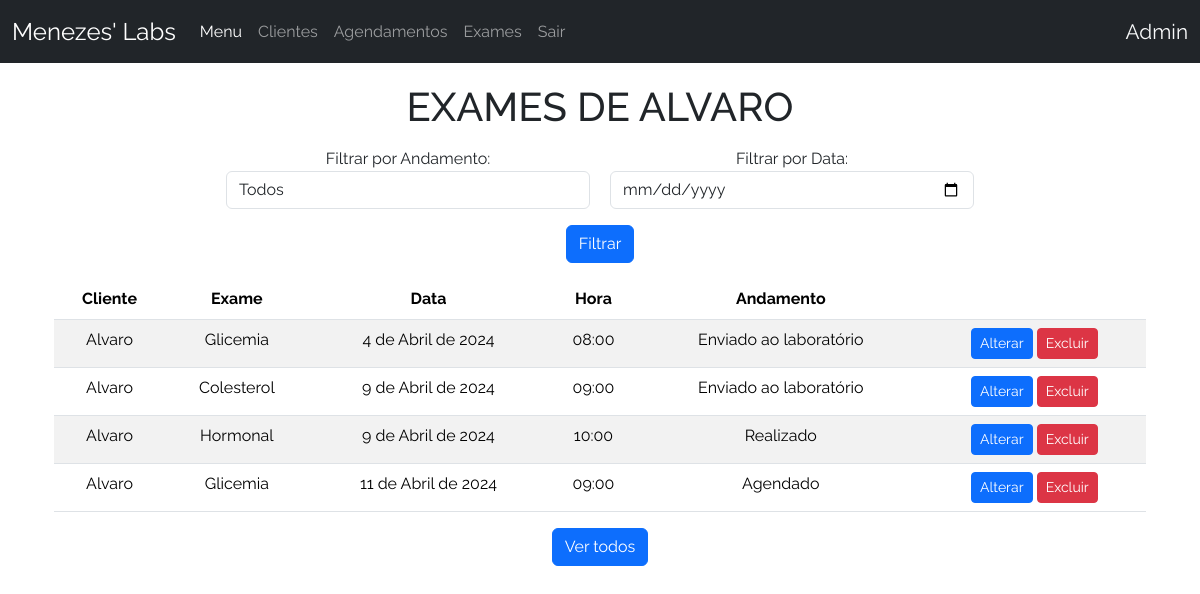
The app's page /usuarios-admin/detalhes/4/ (signed in) with its own data.
### crud/models.py (models this page shows, shortened)
class Base(models.Model):
    criado = models.DateTimeField(verbose_name ='Criado em',auto_now_add=True)
    modificado = models.DateTimeField(verbose_name ='Modificado em',auto_now=True)
    ativo = models.BooleanField(verbose_name ='Ativo?',default=True)
    class Meta:
        abstract = True

class AgendamentoExame(Base):
    exame = models.ForeignKey(Exame,verbose_name='Exame',on_delete=models.CASCADE)
    data = models.DateField('Data',auto_now=False,auto_now_add=False)
    usuario = models.ForeignKey(User,verbose_name='Usuário',on_delete=models.CASCADE)
    HORARIO_CHOICES = (
    ('07:00', '07:00'),
    ('08:00', '08:00'),
    ('09:00', '09:00'),
    ('10:00', '10:00'),
    ('11:00', '11:00'),
    ('13:00', '13:00'),
    ('14:00', '14:00'),
    ('15:00', '15:00'),
    ('16:00', '16:00'),
    ('17:00', '17:00'),
)
    ANDAMENTO_CHOICES = (
        ('Agendado', 'Agendado'),
        ('Realizado', 'Realizado'),
        ('Enviado ao laboratório', 'Enviado ao laboratório'),
        ('Concluído', 'Concluído'),
        ('Cancelado', 'Cancelado'),
    )
    horario = models.CharField(verbose_name ='Horário', max_length = 5 ,choices=HORARIO_CHOICES)
    andamento = models.CharField(verbose_name ='Andamento',max_length=30,choices=ANDAMENTO_CHOICES,default='Agendado')
    resultado = models.FileField('Resultado',upload_to='pdfs/',null=True,blank=True)
    class Meta:
        verbose_name = 'Agendamento'
        verbose_name_plural = 'Agendamentos'
        ordering = ['data','horario']

class Exame(Base):
    nome = models.CharField('Nome',max_length=100)
    def __str__(self):
        return self.nome
    class Meta:
        verbose_name = 'Exame'
        verbose_name_plural = 'Exames'
        ordering = ['nome']

### crud/views.py (the view)
# urls.py: path('usuarios-admin/detalhes/<int:pk>/', AdminUserDetailView.as_view(), name='usuarios_detail_admin'),
class AdminUserDetailView(UserPassesTestMixin, DetailView):
    model = User
    template_name = 'adm/cliente/detail.html'
    context_object_name = 'usuario'
    def test_func(self):
        return self.request.user.is_superuser
    def get_context_data(self, **kwargs):
        context = super().get_context_data(**kwargs)
        filtro_andamento = self.request.GET.get('filtro_andamento')
        filtro_data = self.request.GET.get('filtro_data')
        usuario = self.get_object()
        agendamentos = usuario.agendamentoexame_set.all()
        if filtro_andamento:
            agendamentos = agendamentos.filter(andamento=filtro_andamento)
        if filtro_data:
            agendamentos = agendamentos.filter(data=filtro_data)
        context['usuario_nome'] = usuario.username.capitalize()
        context['agendamentos'] = agendamentos
        context['user'] = self.request.user
        return context

### crud/templates/adm/cliente/detail.html (shortened to what this page needs)
{% extends 'base.html' %}
{% block content %}
<main style="text-align: center;">
    <h1 class="mt-1">Exames de {{usuario_nome}}</h1>
    <div class="container mt-3 ">
        <form class="mb-3" method="get" action="">
            <div class="form-row" style="display: flex; gap:20px; justify-content: center;">
                <div class="col-md-4 mb-3">
                    <label for="filtro_andamento">Filtrar por Andamento:</label>
                    <select class="form-control" name="filtro_andamento" id="filtro_andamento">
                        <option value="">Todos</option>
                    </select>
                </div>
                <div class="col-md-4 mb-3">
                    <label for="filtro_data">Filtrar por Data:</label>
                    <input type="date" class="form-control" name="filtro_data" id="filtro_data">
                </div>
            </div>
            <button type="submit" class="btn btn-primary">Filtrar</button>
        </form>
        <table class="table table-striped">
            <thead>
                <tr>
                    <th><strong>Cliente</strong></th>
                    <th><strong>Exame</strong></th>
                    <th><strong>Data</strong></th>
                    <th><strong>Hora</strong></th>
                    <th><strong>Andamento</strong></th>
                    <th><strong><Açoes/strong></th>
                </tr>
            </thead>
            <tbody>
                {% for agendamento in agendamentos %}
                <tr>
                    <td>{{ agendamento.usuario|capfirst }}</td>
                    <td>{{ agendamento.exame }}</td>
                    <td>{{ agendamento.data }}</td>
                    <td>{{ agendamento.horario }}</td>
                    <td>{{ agendamento.andamento }}</td>
                    <td>
                        <a href="{% url 'update_admin' pk=agendamento.pk %}" class="btn btn-primary btn-sm">Alterar</a>
                        <a href="{% url 'delete_admin' pk=agendamento.pk %}" class="btn btn-danger btn-sm">Excluir</a>
                    </td>
                </tr>
                {% endfor %}
            </tbody>
        </table>
        <a class="btn btn-primary mb-4" href="{% url 'usuarios_admin' %}">Ver todos</a>
    </div>
</main>
{% endblock %}

### crud/templates/componentes/navbar.html (shortened to what this page needs)
<nav class="navbar navbar-expand-lg navbar-dark bg-dark">
  <div class="container-fluid">
    <a class="navbar-brand" style="font-size: 1.5em;" href="{% url 'index' %}">Menezes' Labs</a>
    <div class="collapse navbar-collapse" id="navbarText">
      <ul class="navbar-nav me-auto mb-2 mb-lg-0">
        <li class="nav-item">
          <a class="nav-link active" aria-current="page" href="{% url 'index' %}">
            {% if user.is_superuser %}
              Menu
            {% else %}
              Meus exames
            {% endif %}
          </a>
        </li>
        {% if user.is_superuser %}
        <li class="nav-item">
          <a class="nav-link" href="{% url 'usuarios_admin' %}">Clientes</a>
        </li>
          <li class="nav-item">
            <a class="nav-link" href="{% url 'admin' %}">Agendamentos</a>
          </li>
          <li class="nav-item">
            <a class="nav-link" href="{% url 'exames_admin' %}">Exames</a>
          </li>
        {% endif %}
        {% if user.is_authenticated %}
          <li class="nav-item">
            <a class="nav-link" href="{% url 'account_logout' %}">Sair</a>
          </li>
        {% endif %}
      </ul>
      {% if user.is_authenticated %}
        <span class="navbar-text text-light ms-auto" style="font-size: 1.3em;">
          {{ user|capfirst }}
        </span>
      {% else %}
        <span class="navbar-text text-light ms-auto" style="font-size: 1.3em;">
          <a class="nav-link" href="{% url 'account_login' %}">Entrar</a>
        </span>
      {% endif %}
    </div>
  </div>
</nav>

### crud/static/styles.css (style rules this page uses)
* { font-family: "Raleway", sans-serif; font-optical-sizing: auto; font-weight: 400; font-style: normal; }
.container { margin-top: 20px; height: 60vh; width: 100vw; }

### crud/templates/base.html (style rules this page uses)
h1 { text-transform: uppercase; }

### records on screen
AgendamentoExame: usuario "Alvaro", exame "Glicemia", data "4 de Abril de 2024", horario "08:00", andamento "Enviado ao laboratório"
AgendamentoExame: usuario "Alvaro", exame "Colesterol", data "9 de Abril de 2024", horario "09:00", andamento "Enviado ao laboratório"
AgendamentoExame: usuario "Alvaro", exame "Hormonal", data "9 de Abril de 2024", horario "10:00", andamento "Realizado"
AgendamentoExame: usuario "Alvaro", exame "Glicemia", data "11 de Abril de 2024", horario "09:00", andamento "Agendado"

### other values on screen
{{ user|capfirst }} "Admin"
{{ usuario_nome }} "ALVARO"
